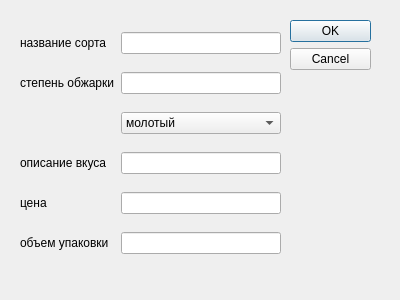
<?xml version="1.0" encoding="UTF-8"?>
<ui version="4.0">
 <class>Dialog</class>
 <widget class="QDialog" name="Dialog">
  <property name="geometry">
   <rect>
    <x>0</x>
    <y>0</y>
    <width>400</width>
    <height>300</height>
   </rect>
  </property>
  <property name="windowTitle">
   <string>Dialog</string>
  </property>
  <widget class="QDialogButtonBox" name="buttonBox">
   <property name="geometry">
    <rect>
     <x>290</x>
     <y>20</y>
     <width>81</width>
     <height>241</height>
    </rect>
   </property>
   <property name="orientation">
    <enum>Qt::Vertical</enum>
   </property>
   <property name="standardButtons">
    <set>QDialogButtonBox::Cancel|QDialogButtonBox::Ok</set>
   </property>
  </widget>
  <widget class="QWidget" name="gridLayoutWidget">
   <property name="geometry">
    <rect>
     <x>20</x>
     <y>20</y>
     <width>261</width>
     <height>251</height>
    </rect>
   </property>
   <layout class="QGridLayout" name="gridLayout">
    <item row="4" column="1">
     <widget class="QLineEdit" name="price"/>
    </item>
    <item row="2" column="1">
     <widget class="QComboBox" name="comboBox">
      <item>
       <property name="text">
        <string>молотый</string>
       </property>
      </item>
      <item>
       <property name="text">
        <string>в зернах</string>
       </property>
      </item>
     </widget>
    </item>
    <item row="1" column="1">
     <widget class="QLineEdit" name="level"/>
    </item>
    <item row="0" column="1">
     <widget class="QLineEdit" name="name"/>
    </item>
    <item row="3" column="1">
     <widget class="QLineEdit" name="desc"/>
    </item>
    <item row="5" column="1">
     <widget class="QLineEdit" name="volume"/>
    </item>
    <item row="0" column="0">
     <widget class="QLabel" name="label">
      <property name="text">
       <string>название сорта</string>
      </property>
     </widget>
    </item>
    <item row="1" column="0">
     <widget class="QLabel" name="label_2">
      <property name="text">
       <string>степень обжарки</string>
      </property>
     </widget>
    </item>
    <item row="3" column="0">
     <widget class="QLabel" name="label_3">
      <property name="text">
       <string>описание вкуса</string>
      </property>
     </widget>
    </item>
    <item row="4" column="0">
     <widget class="QLabel" name="label_4">
      <property name="text">
       <string>цена</string>
      </property>
     </widget>
    </item>
    <item row="5" column="0">
     <widget class="QLabel" name="label_5">
      <property name="text">
       <string>объем упаковки</string>
      </property>
     </widget>
    </item>
   </layout>
  </widget>
 </widget>
 <resources/>
 <connections>
  <connection>
   <sender>buttonBox</sender>
   <signal>accepted()</signal>
   <receiver>Dialog</receiver>
   <slot>accept()</slot>
   <hints>
    <hint type="sourcelabel">
     <x>248</x>
     <y>254</y>
    </hint>
    <hint type="destinationlabel">
     <x>157</x>
     <y>274</y>
    </hint>
   </hints>
  </connection>
  <connection>
   <sender>buttonBox</sender>
   <signal>rejected()</signal>
   <receiver>Dialog</receiver>
   <slot>reject()</slot>
   <hints>
    <hint type="sourcelabel">
     <x>316</x>
     <y>260</y>
    </hint>
    <hint type="destinationlabel">
     <x>286</x>
     <y>274</y>
    </hint>
   </hints>
  </connection>
 </connections>
</ui>
